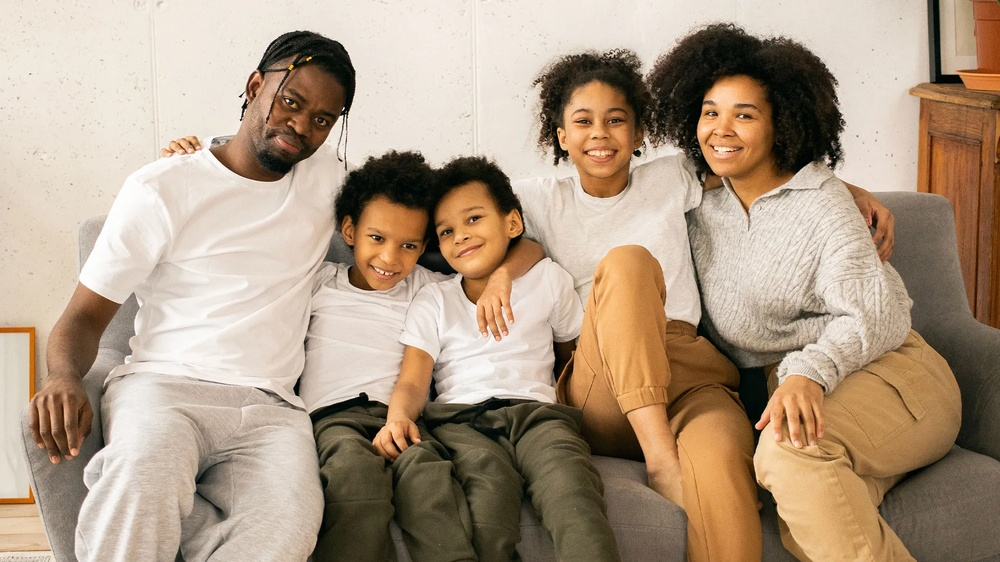
#> input picture ALPR-99/image2.jpg, 1000 x 562 px, shrunk from 1920 x 1080 before the run
$ python face_detection.py
#> lines starting #> are read from the running program, lines starting #| are printed output that depends on the picture
import cv2
import numpy

def show_detection(img, faces):
    for (x, y, w, h) in faces:
        cv2.rectangle(img, (x, y), (x+w, y+h), (0, 255, 0), thickness=5)
    return img

image = cv2.imread("image2.jpg")
#> image is the input picture: shape (562, 1000, 3); mean B, G, R 132.5, 153.9, 174.7
# image = cv2.imread("face.jpg")
gray = cv2.cvtColor(image, cv2.COLOR_BGR2GRAY)
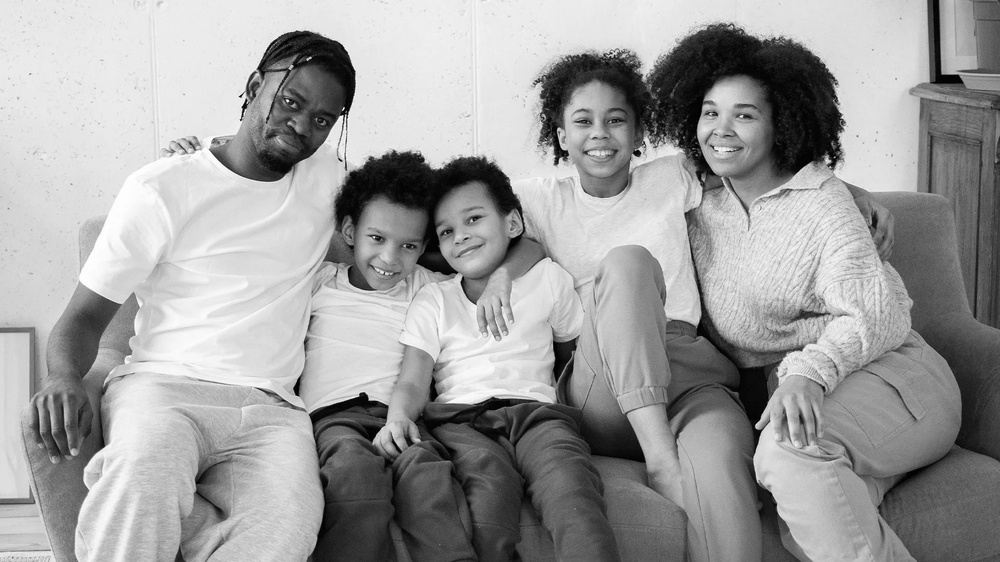
#> gray: shape (562, 1000); min 0, max 255, mean 157.7

classifier_alt2 = cv2.CascadeClassifier("haarcascade_frontalface_alt2.xml")
classifier_default = cv2.CascadeClassifier("haarcascade_frontalface_default.xml")

faces_alt2 = classifier_alt2.detectMultiScale(gray)
#> faces_alt2 = [[686, 83, 81, 81], [558, 89, 81, 81], [422, 193, 78, 78], [347, 209, 86, 86]]
faces_default = classifier_default.detectMultiScale(gray)
#> faces_default = [[686, 82, 82, 82], [441, 170, 62, 62], [522, 424, 58, 58], [260, 445, 53, 53], [556, 86, 85, 85], [108, 382, 61, 61], [425, 192, 79, 79], [350, 210, 82, 82]]

#> (the run stopped early here; a loop or call above may not have finished)

$ run again, with ALPR-99/face.jpg copied over ALPR-99/image2.jpg
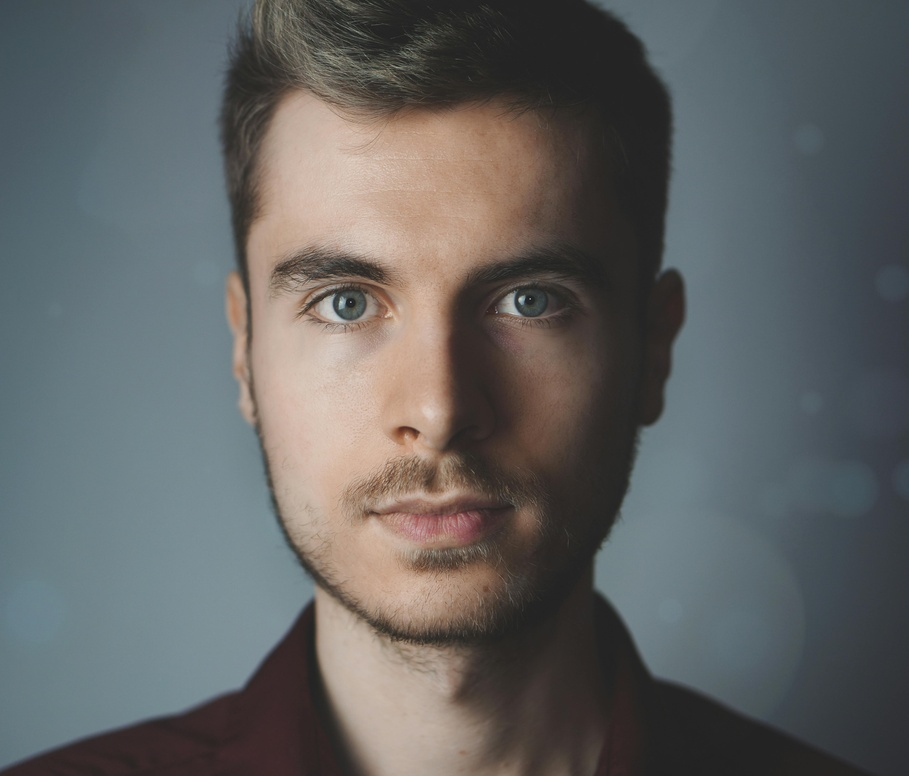
#> input picture ALPR-99/face.jpg, 909 x 776 px, shrunk from 4684 x 4000 before the run
#> image is the input picture: shape (776, 909, 3); mean B, G, R 98.7, 99.2, 98
#> `gray = cv2.cvtColor(image, cv2.COLOR_BGR2GRAY)`:
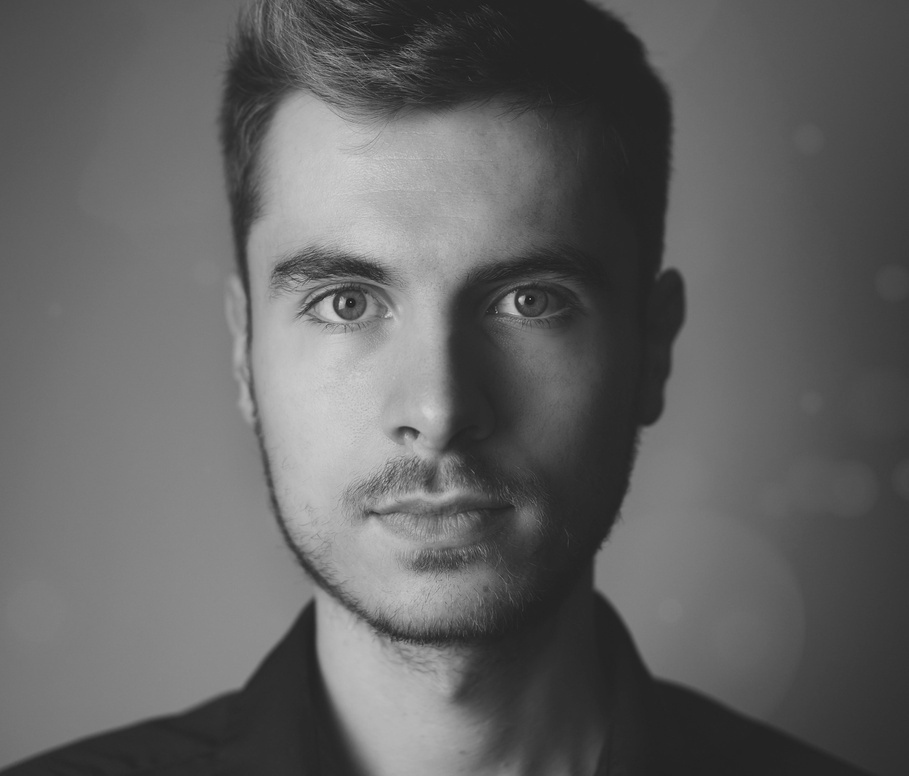
#> gray: shape (776, 909); min 24, max 211, mean 98.7
#> faces_alt2 = [[182, 111, 495, 495]]
#> faces_default = [[183, 103, 510, 510]]
